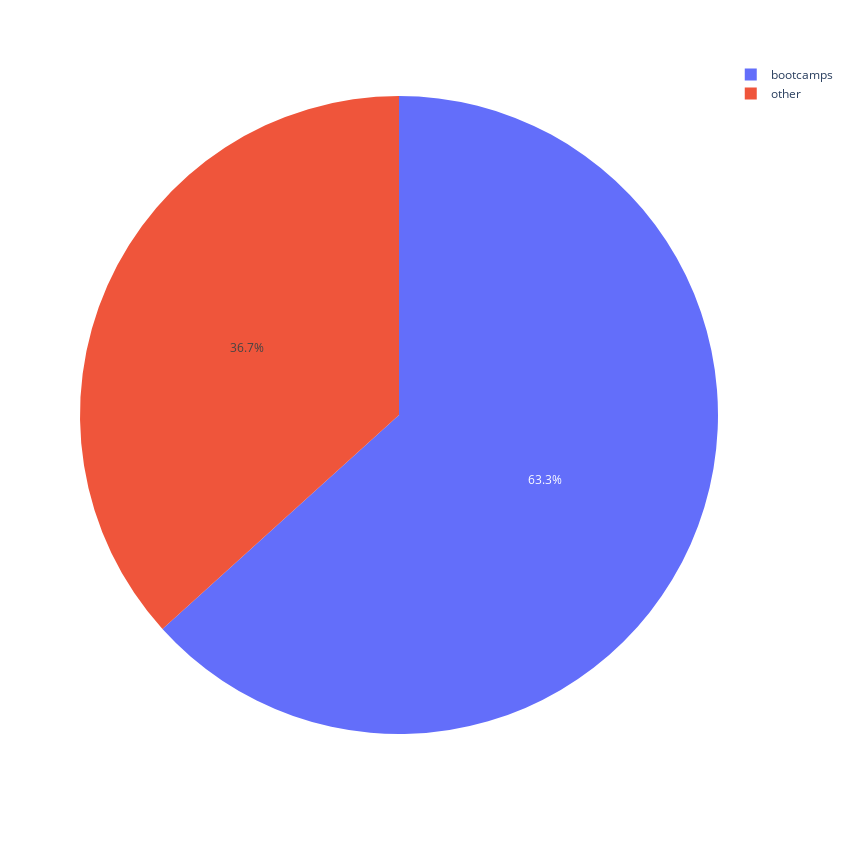

Notebook code cell kept with this figure:
### Code cell
def bool_split_stats(df, target_column):
    true_sub = df.query(f"{target_column} == True")['num_subscribers']
    false_sub = df.query(f"{target_column} == False")['num_subscribers']
    
    result = {
        'true': [len(true_sub), true_sub.sum(), true_sub.mean(), true_sub.std(), true_sub.median()],
        'false': [len(false_sub), false_sub.sum(), false_sub.mean(), false_sub.std(), false_sub.median()]
    }
    
    return pd.DataFrame(result, index=['count', 'sum', 'mean', 'std', 'median'])


bootcamp_courses_stats = bool_split_stats(bootcamp_courses, 'has_bootcamp')


px.pie(bootcamp_courses_stats.T, values='mean',
       names={'true': 'bootcamps', 'false': 'other'},
      height=850, width=850)

### Figure 1 — Plotly figure (JSON) as saved in the notebook; plotly's stock layout.template omitted (floating-point values rounded to 4 significant figures)
{"data": [{"domain": {"x": [0, 1], "y": [0, 1]}, "hovertemplate": "label=%{label}<br>mean=%{value}<extra></extra>", "labels": ["bootcamps", "other"], "legendgroup": "", "name": "", "showlegend": true, "type": "pie", "values": [6644.0, 3853.0]}], "layout": {"height": 850, "legend": {"tracegroupgap": 0}, "margin": {"t": 60}, "width": 850}}
